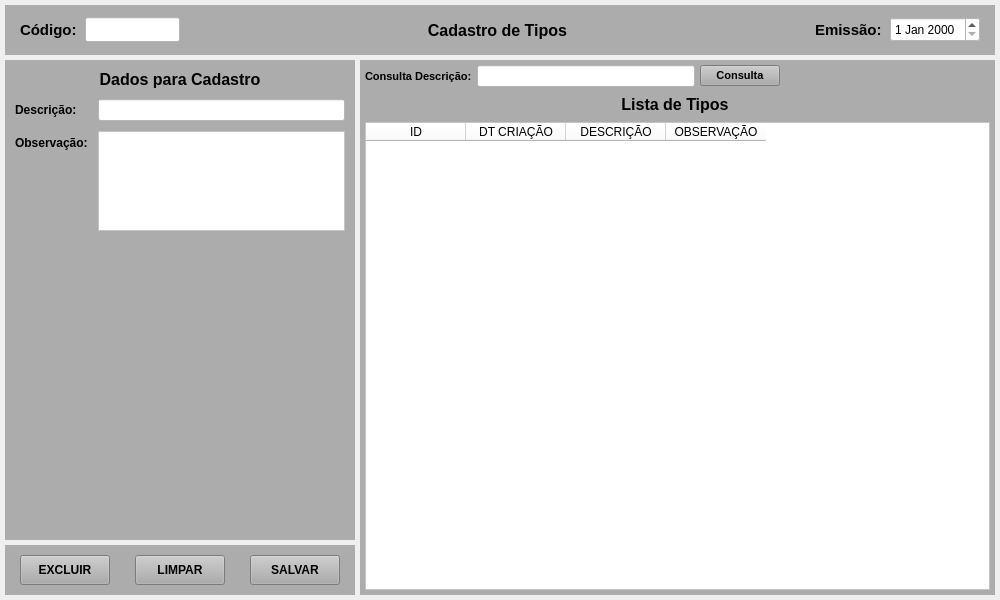
<?xml version="1.0" encoding="UTF-8"?>
<ui version="4.0">
 <class>MainWindow</class>
 <widget class="QMainWindow" name="MainWindow">
  <property name="geometry">
   <rect>
    <x>0</x>
    <y>0</y>
    <width>1000</width>
    <height>600</height>
   </rect>
  </property>
  <property name="windowTitle">
   <string>Cadastro de Tipos</string>
  </property>
  <widget class="QWidget" name="centralwidget">
   <layout class="QVBoxLayout" name="verticalLayout">
    <property name="spacing">
     <number>5</number>
    </property>
    <property name="leftMargin">
     <number>5</number>
    </property>
    <property name="topMargin">
     <number>5</number>
    </property>
    <property name="rightMargin">
     <number>5</number>
    </property>
    <property name="bottomMargin">
     <number>5</number>
    </property>
    <item>
     <widget class="QWidget" name="widget" native="true">
      <property name="minimumSize">
       <size>
        <width>0</width>
        <height>50</height>
       </size>
      </property>
      <property name="maximumSize">
       <size>
        <width>16777215</width>
        <height>50</height>
       </size>
      </property>
      <property name="styleSheet">
       <string notr="true">background-color: rgb(172, 172, 172);</string>
      </property>
      <layout class="QHBoxLayout" name="horizontalLayout">
       <property name="spacing">
        <number>5</number>
       </property>
       <property name="leftMargin">
        <number>15</number>
       </property>
       <property name="topMargin">
        <number>5</number>
       </property>
       <property name="rightMargin">
        <number>15</number>
       </property>
       <property name="bottomMargin">
        <number>5</number>
       </property>
       <item>
        <widget class="QLabel" name="label_4">
         <property name="minimumSize">
          <size>
           <width>60</width>
           <height>0</height>
          </size>
         </property>
         <property name="maximumSize">
          <size>
           <width>60</width>
           <height>16777215</height>
          </size>
         </property>
         <property name="font">
          <font>
           <pointsize>11</pointsize>
           <weight>75</weight>
           <bold>true</bold>
          </font>
         </property>
         <property name="text">
          <string>Código:</string>
         </property>
         <property name="alignment">
          <set>Qt::AlignLeading|Qt::AlignLeft|Qt::AlignVCenter</set>
         </property>
        </widget>
       </item>
       <item>
        <widget class="QLineEdit" name="line_Num">
         <property name="sizePolicy">
          <sizepolicy hsizetype="Preferred" vsizetype="Preferred">
           <horstretch>0</horstretch>
           <verstretch>0</verstretch>
          </sizepolicy>
         </property>
         <property name="minimumSize">
          <size>
           <width>95</width>
           <height>25</height>
          </size>
         </property>
         <property name="maximumSize">
          <size>
           <width>95</width>
           <height>25</height>
          </size>
         </property>
         <property name="font">
          <font>
           <pointsize>9</pointsize>
          </font>
         </property>
         <property name="styleSheet">
          <string notr="true">background-color: rgb(255, 255, 255);</string>
         </property>
         <property name="inputMask">
          <string/>
         </property>
         <property name="text">
          <string/>
         </property>
         <property name="frame">
          <bool>true</bool>
         </property>
         <property name="echoMode">
          <enum>QLineEdit::Normal</enum>
         </property>
         <property name="alignment">
          <set>Qt::AlignCenter</set>
         </property>
         <property name="dragEnabled">
          <bool>false</bool>
         </property>
         <property name="placeholderText">
          <string/>
         </property>
        </widget>
       </item>
       <item>
        <widget class="QLabel" name="label_titulo">
         <property name="font">
          <font>
           <pointsize>12</pointsize>
           <weight>75</weight>
           <bold>true</bold>
          </font>
         </property>
         <property name="text">
          <string>Cadastro de Tipos</string>
         </property>
         <property name="alignment">
          <set>Qt::AlignCenter</set>
         </property>
        </widget>
       </item>
       <item>
        <widget class="QLabel" name="label">
         <property name="minimumSize">
          <size>
           <width>70</width>
           <height>0</height>
          </size>
         </property>
         <property name="maximumSize">
          <size>
           <width>70</width>
           <height>16777215</height>
          </size>
         </property>
         <property name="font">
          <font>
           <pointsize>11</pointsize>
           <weight>75</weight>
           <bold>true</bold>
          </font>
         </property>
         <property name="text">
          <string>Emissão:</string>
         </property>
        </widget>
       </item>
       <item>
        <widget class="QDateEdit" name="date_Emissao">
         <property name="sizePolicy">
          <sizepolicy hsizetype="Preferred" vsizetype="Preferred">
           <horstretch>0</horstretch>
           <verstretch>0</verstretch>
          </sizepolicy>
         </property>
         <property name="minimumSize">
          <size>
           <width>90</width>
           <height>25</height>
          </size>
         </property>
         <property name="maximumSize">
          <size>
           <width>90</width>
           <height>25</height>
          </size>
         </property>
         <property name="font">
          <font>
           <pointsize>9</pointsize>
           <weight>50</weight>
           <bold>false</bold>
          </font>
         </property>
         <property name="styleSheet">
          <string notr="true">background-color: rgb(255, 255, 255);</string>
         </property>
        </widget>
       </item>
      </layout>
     </widget>
    </item>
    <item>
     <widget class="QWidget" name="widget_2" native="true">
      <layout class="QGridLayout" name="gridLayout" columnstretch="0,0" columnminimumwidth="0,0">
       <property name="leftMargin">
        <number>0</number>
       </property>
       <property name="topMargin">
        <number>0</number>
       </property>
       <property name="rightMargin">
        <number>0</number>
       </property>
       <property name="bottomMargin">
        <number>0</number>
       </property>
       <property name="spacing">
        <number>5</number>
       </property>
       <item row="0" column="0">
        <widget class="QWidget" name="widget_3" native="true">
         <property name="minimumSize">
          <size>
           <width>350</width>
           <height>0</height>
          </size>
         </property>
         <property name="maximumSize">
          <size>
           <width>350</width>
           <height>16777215</height>
          </size>
         </property>
         <layout class="QGridLayout" name="gridLayout_2">
          <property name="leftMargin">
           <number>0</number>
          </property>
          <property name="topMargin">
           <number>0</number>
          </property>
          <property name="rightMargin">
           <number>0</number>
          </property>
          <property name="bottomMargin">
           <number>0</number>
          </property>
          <property name="horizontalSpacing">
           <number>0</number>
          </property>
          <property name="verticalSpacing">
           <number>5</number>
          </property>
          <item row="0" column="0">
           <widget class="QWidget" name="widget_5" native="true">
            <property name="cursor">
             <cursorShape>SplitVCursor</cursorShape>
            </property>
            <property name="styleSheet">
             <string notr="true">background-color: rgb(172, 172, 172);</string>
            </property>
            <layout class="QFormLayout" name="formLayout">
             <property name="horizontalSpacing">
              <number>10</number>
             </property>
             <property name="verticalSpacing">
              <number>10</number>
             </property>
             <property name="leftMargin">
              <number>10</number>
             </property>
             <property name="topMargin">
              <number>10</number>
             </property>
             <property name="rightMargin">
              <number>10</number>
             </property>
             <property name="bottomMargin">
              <number>10</number>
             </property>
             <item row="0" column="0" colspan="2">
              <widget class="QLabel" name="label_titulo_2">
               <property name="font">
                <font>
                 <pointsize>12</pointsize>
                 <weight>75</weight>
                 <bold>true</bold>
                </font>
               </property>
               <property name="text">
                <string>Dados para Cadastro</string>
               </property>
               <property name="alignment">
                <set>Qt::AlignCenter</set>
               </property>
              </widget>
             </item>
             <item row="1" column="0">
              <widget class="QLabel" name="label_24">
               <property name="font">
                <font>
                 <pointsize>9</pointsize>
                 <weight>75</weight>
                 <bold>true</bold>
                </font>
               </property>
               <property name="text">
                <string>Descrição:</string>
               </property>
               <property name="alignment">
                <set>Qt::AlignLeading|Qt::AlignLeft|Qt::AlignVCenter</set>
               </property>
              </widget>
             </item>
             <item row="1" column="1">
              <widget class="QLineEdit" name="line_Descricao">
               <property name="font">
                <font>
                 <pointsize>8</pointsize>
                </font>
               </property>
               <property name="styleSheet">
                <string notr="true">background-color: rgb(255, 255, 255);</string>
               </property>
               <property name="text">
                <string/>
               </property>
               <property name="maxLength">
                <number>45</number>
               </property>
               <property name="alignment">
                <set>Qt::AlignLeading|Qt::AlignLeft|Qt::AlignVCenter</set>
               </property>
              </widget>
             </item>
             <item row="2" column="0">
              <widget class="QLabel" name="label_28">
               <property name="font">
                <font>
                 <pointsize>9</pointsize>
                 <weight>75</weight>
                 <bold>true</bold>
                </font>
               </property>
               <property name="text">
                <string>Observação:</string>
               </property>
               <property name="alignment">
                <set>Qt::AlignLeading|Qt::AlignLeft|Qt::AlignVCenter</set>
               </property>
              </widget>
             </item>
             <item row="2" column="1">
              <widget class="QPlainTextEdit" name="plain_Obs">
               <property name="sizePolicy">
                <sizepolicy hsizetype="Preferred" vsizetype="Preferred">
                 <horstretch>0</horstretch>
                 <verstretch>0</verstretch>
                </sizepolicy>
               </property>
               <property name="minimumSize">
                <size>
                 <width>0</width>
                 <height>100</height>
                </size>
               </property>
               <property name="maximumSize">
                <size>
                 <width>16777215</width>
                 <height>100</height>
                </size>
               </property>
               <property name="styleSheet">
                <string notr="true">background-color: rgb(255, 255, 255);</string>
               </property>
              </widget>
             </item>
            </layout>
           </widget>
          </item>
          <item row="1" column="0">
           <widget class="QWidget" name="widget_6" native="true">
            <property name="minimumSize">
             <size>
              <width>0</width>
              <height>50</height>
             </size>
            </property>
            <property name="maximumSize">
             <size>
              <width>16777215</width>
              <height>50</height>
             </size>
            </property>
            <property name="styleSheet">
             <string notr="true">background-color: rgb(172, 172, 172);</string>
            </property>
            <layout class="QHBoxLayout" name="horizontalLayout_2">
             <property name="spacing">
              <number>5</number>
             </property>
             <property name="leftMargin">
              <number>15</number>
             </property>
             <property name="topMargin">
              <number>5</number>
             </property>
             <property name="rightMargin">
              <number>15</number>
             </property>
             <property name="bottomMargin">
              <number>5</number>
             </property>
             <item>
              <widget class="QPushButton" name="btn_Excluir">
               <property name="sizePolicy">
                <sizepolicy hsizetype="Preferred" vsizetype="Preferred">
                 <horstretch>0</horstretch>
                 <verstretch>0</verstretch>
                </sizepolicy>
               </property>
               <property name="minimumSize">
                <size>
                 <width>90</width>
                 <height>30</height>
                </size>
               </property>
               <property name="maximumSize">
                <size>
                 <width>90</width>
                 <height>30</height>
                </size>
               </property>
               <property name="font">
                <font>
                 <pointsize>9</pointsize>
                 <weight>75</weight>
                 <bold>true</bold>
                </font>
               </property>
               <property name="cursor">
                <cursorShape>PointingHandCursor</cursorShape>
               </property>
               <property name="text">
                <string>EXCLUIR</string>
               </property>
              </widget>
             </item>
             <item>
              <widget class="QLabel" name="label_2">
               <property name="text">
                <string/>
               </property>
              </widget>
             </item>
             <item>
              <widget class="QPushButton" name="btn_Limpar">
               <property name="sizePolicy">
                <sizepolicy hsizetype="Preferred" vsizetype="Preferred">
                 <horstretch>0</horstretch>
                 <verstretch>0</verstretch>
                </sizepolicy>
               </property>
               <property name="minimumSize">
                <size>
                 <width>90</width>
                 <height>30</height>
                </size>
               </property>
               <property name="maximumSize">
                <size>
                 <width>90</width>
                 <height>30</height>
                </size>
               </property>
               <property name="font">
                <font>
                 <pointsize>9</pointsize>
                 <weight>75</weight>
                 <bold>true</bold>
                </font>
               </property>
               <property name="cursor">
                <cursorShape>PointingHandCursor</cursorShape>
               </property>
               <property name="text">
                <string>LIMPAR</string>
               </property>
              </widget>
             </item>
             <item>
              <widget class="QLabel" name="label_3">
               <property name="text">
                <string/>
               </property>
              </widget>
             </item>
             <item>
              <widget class="QPushButton" name="btn_Salvar">
               <property name="sizePolicy">
                <sizepolicy hsizetype="Preferred" vsizetype="Preferred">
                 <horstretch>0</horstretch>
                 <verstretch>0</verstretch>
                </sizepolicy>
               </property>
               <property name="minimumSize">
                <size>
                 <width>90</width>
                 <height>30</height>
                </size>
               </property>
               <property name="maximumSize">
                <size>
                 <width>90</width>
                 <height>30</height>
                </size>
               </property>
               <property name="font">
                <font>
                 <pointsize>9</pointsize>
                 <weight>75</weight>
                 <bold>true</bold>
                </font>
               </property>
               <property name="cursor">
                <cursorShape>PointingHandCursor</cursorShape>
               </property>
               <property name="text">
                <string>SALVAR</string>
               </property>
              </widget>
             </item>
            </layout>
           </widget>
          </item>
         </layout>
        </widget>
       </item>
       <item row="0" column="1">
        <widget class="QWidget" name="widget_4" native="true">
         <property name="styleSheet">
          <string notr="true">background-color: rgb(172, 172, 172);</string>
         </property>
         <layout class="QGridLayout" name="gridLayout_3">
          <property name="leftMargin">
           <number>5</number>
          </property>
          <property name="topMargin">
           <number>5</number>
          </property>
          <property name="rightMargin">
           <number>5</number>
          </property>
          <property name="bottomMargin">
           <number>5</number>
          </property>
          <property name="spacing">
           <number>5</number>
          </property>
          <item row="0" column="1">
           <widget class="QLineEdit" name="line_Consulta">
            <property name="font">
             <font>
              <pointsize>8</pointsize>
             </font>
            </property>
            <property name="styleSheet">
             <string notr="true">background-color: rgb(255, 255, 255);</string>
            </property>
            <property name="alignment">
             <set>Qt::AlignLeading|Qt::AlignLeft|Qt::AlignVCenter</set>
            </property>
           </widget>
          </item>
          <item row="2" column="0" colspan="5">
           <widget class="QTableWidget" name="table_Lista">
            <property name="sizePolicy">
             <sizepolicy hsizetype="Preferred" vsizetype="Preferred">
              <horstretch>0</horstretch>
              <verstretch>0</verstretch>
             </sizepolicy>
            </property>
            <property name="font">
             <font>
              <pointsize>7</pointsize>
             </font>
            </property>
            <property name="styleSheet">
             <string notr="true">background-color: rgb(255, 255, 255);</string>
            </property>
            <attribute name="verticalHeaderDefaultSectionSize">
             <number>0</number>
            </attribute>
            <attribute name="verticalHeaderMinimumSectionSize">
             <number>0</number>
            </attribute>
            <column>
             <property name="text">
              <string>ID</string>
             </property>
            </column>
            <column>
             <property name="text">
              <string>DT CRIAÇÃO</string>
             </property>
            </column>
            <column>
             <property name="text">
              <string>DESCRIÇÃO</string>
             </property>
            </column>
            <column>
             <property name="text">
              <string>OBSERVAÇÃO</string>
             </property>
            </column>
           </widget>
          </item>
          <item row="0" column="0">
           <widget class="QLabel" name="label_6">
            <property name="font">
             <font>
              <pointsize>8</pointsize>
              <weight>75</weight>
              <bold>true</bold>
             </font>
            </property>
            <property name="text">
             <string>Consulta Descrição:</string>
            </property>
            <property name="alignment">
             <set>Qt::AlignLeading|Qt::AlignLeft|Qt::AlignVCenter</set>
            </property>
           </widget>
          </item>
          <item row="0" column="3">
           <widget class="QLabel" name="label_7">
            <property name="minimumSize">
             <size>
              <width>200</width>
              <height>0</height>
             </size>
            </property>
            <property name="maximumSize">
             <size>
              <width>200</width>
              <height>16777215</height>
             </size>
            </property>
            <property name="text">
             <string/>
            </property>
           </widget>
          </item>
          <item row="0" column="2">
           <widget class="QPushButton" name="btn_Consulta">
            <property name="font">
             <font>
              <pointsize>8</pointsize>
              <weight>75</weight>
              <bold>true</bold>
             </font>
            </property>
            <property name="cursor">
             <cursorShape>PointingHandCursor</cursorShape>
            </property>
            <property name="layoutDirection">
             <enum>Qt::LeftToRight</enum>
            </property>
            <property name="autoFillBackground">
             <bool>false</bool>
            </property>
            <property name="text">
             <string>Consulta</string>
            </property>
            <property name="checkable">
             <bool>false</bool>
            </property>
            <property name="autoDefault">
             <bool>false</bool>
            </property>
            <property name="default">
             <bool>false</bool>
            </property>
            <property name="flat">
             <bool>false</bool>
            </property>
           </widget>
          </item>
          <item row="1" column="0" colspan="4">
           <widget class="QLabel" name="label_5">
            <property name="minimumSize">
             <size>
              <width>0</width>
              <height>25</height>
             </size>
            </property>
            <property name="maximumSize">
             <size>
              <width>16777215</width>
              <height>25</height>
             </size>
            </property>
            <property name="font">
             <font>
              <pointsize>12</pointsize>
              <weight>75</weight>
              <bold>true</bold>
             </font>
            </property>
            <property name="text">
             <string>Lista de Tipos</string>
            </property>
            <property name="alignment">
             <set>Qt::AlignCenter</set>
            </property>
           </widget>
          </item>
         </layout>
        </widget>
       </item>
      </layout>
     </widget>
    </item>
   </layout>
  </widget>
 </widget>
 <resources/>
 <connections/>
</ui>
